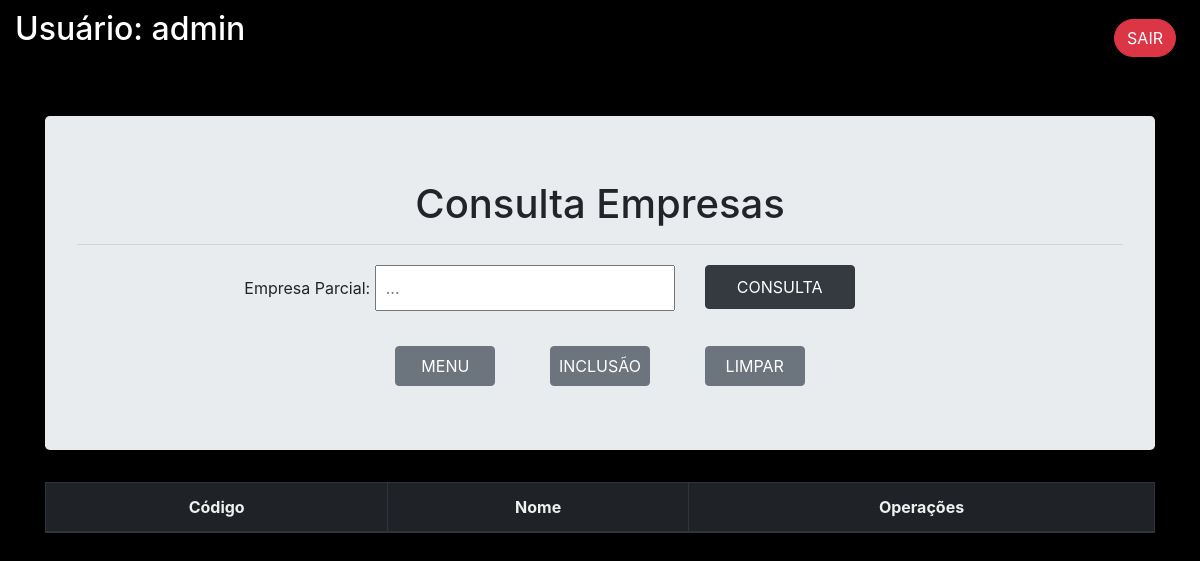
Page /empselect.php (signed in) on the earlier database version.
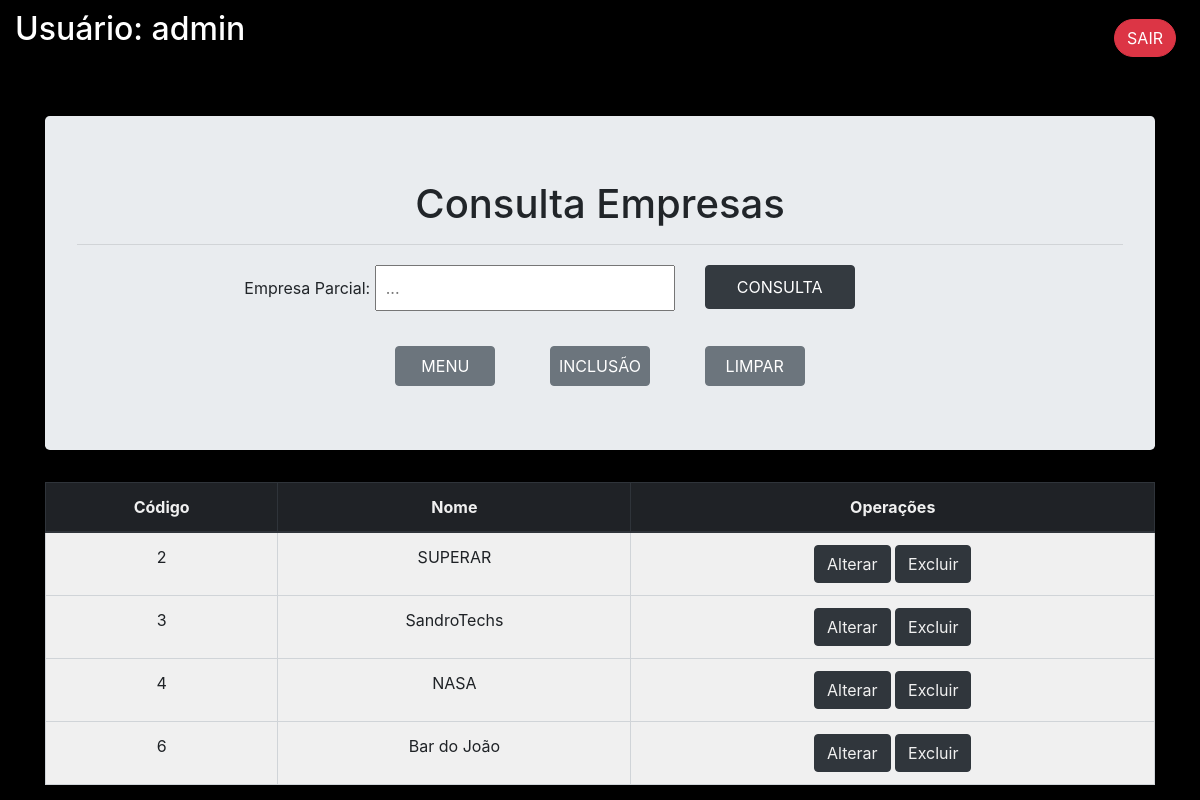
Same page on the later database version.
### tables this page shows
CREATE TABLE `empresa` (
  `id` int(11) NOT NULL,
  `nome` varchar(50) NOT NULL
);

### empselect.php (the view, shortened to what this page needs)
<?php
include('connect.php');
$sql = "SELECT * FROM empresa ORDER BY 1";
$pesqempresa= '';
?>
<!DOCTYPE html>
<html lang="pt-br">
<head>
    <link rel="stylesheet" href="https://stackpath.bootstrapcdn.com/bootstrap/4.1.3/css/bootstrap.min.css"
>
</head>
<body
    style="background-image: url('imagens/background.jpg'); background-attachment: fixed; background-size: 100%; background-repeat: no-repeat; background-color: black;">
    <div class="row" style="background-color: black; margin-bottom: 30px; color: white;">
        <div class="col" style="padding: 10px; left: 20px;">
            <h2>Usuário:
                <?php echo $_SESSION['nome']; ?>
            </h2>
        </div>
        <div class="col text-right" style="padding: 19px; right: 20px;">
            <a href="logout.php"><button type="button" class="btn btn-danger"
                    style="border-radius: 20px;">SAIR</button></a>
        </div>
    </div>
    <form method="post">
        <div class="container" style="margin-top: 40px;">
            <div class="jumbotron text-center">
                <h1>Consulta Empresas</h1>
                <hr>
                <div class="row" style="margin-top: 20px;">
                    <div class="col-7 text-right">
                        <label for="">Empresa Parcial:</label>
                        <input type="text" name="pesqempresa" style="width: 300px; padding: 9px;"
                            placeholder="..." value="<?php echo $pesqempresa ?>">
                    </div>
                    <div class="col text-left">
                        <button type="submit" name="submit" style="width: 150px; padding: 9px;"
                            class="btn btn-dark">CONSULTA</button>
                    </div>
                </div>
                <?php
    if ($_SESSION['master'] == "s") {
        echo '<div class="row" style="margin-top: 35px;">
        <div class="col-5 text-right">
            <a href="menu.php"><button type="button" style="padding: 7px; width: 100px;"
                    class="btn btn-secondary">MENU</button></a>
        </div>
        <div class="col">
            <a href="empinsert.php"><button type="button" style="padding: 7px; width: 100px;"
                    class="btn btn-secondary">INCLUSÃO</button></a>
        </div>
        <div class="col-5 text-left">
            <a href="empselect.php"><button type="button" style="padding: 7px; width: 100px;"
                    class="btn btn-secondary">LIMPAR</button></a>
        </div>
    </div>';
    } else {
        echo '<div class="row" style="margin-top: 35px;">
        <div class="col text-center">
            <a href="menu.php"><button type="button" style="padding: 7px; width: 100px;"
                    class="btn btn-secondary">MENU</button></a>
        </div></div>';
    }
?>
            </div>
            <table class="table table-bordered" style="background-color: white; opacity: 94%; text-align: center;">
                <thead class="thead-dark">
                    <tr>
                        <th scope="col">Código</th>
                        <th scope="col">Nome</th>
                        <?php
                        if ($_SESSION['master'] == "s") {
                            echo '<th scope="col">Operações</th>';
                        }
                        ?>
                    </tr>
                </thead>
                <tbody>
                    <?php
                    $result = mysqli_query($con, $sql);
                    if ($result) {
                        while ($row = mysqli_fetch_assoc($result)) {
                            echo "<tr>
              <td>" . $row['id'] . " </td>
              <td>" . $row['nome'] . " </td>
            ";
            if ($_SESSION['master'] == "s") {
                echo "<td>
                <a href='empupdate.php?updateid={$row['id']}' style='color:white;'>
                <button type='button' class='btn btn-dark'>
                Alterar</button></a>
                <a href='empdelete.php?deleteid={$row['id']}' style='color:white;'>
                <button type='button' class='btn btn-dark'>
                Excluir</button></a>
                    </td></tr>";
                        } else {
                            echo "</tr>";
                        }
                    }
                }
                    ?>
                </tbody>
            </table>
        </div>
    </form>
</body>
</html>

Differences in the rows shown:
added empresa: id "2", nome "SUPERAR"
added empresa: id "3", nome "SandroTechs"
added empresa: id "4", nome "NASA"
added empresa: id "6", nome "Bar do João"
